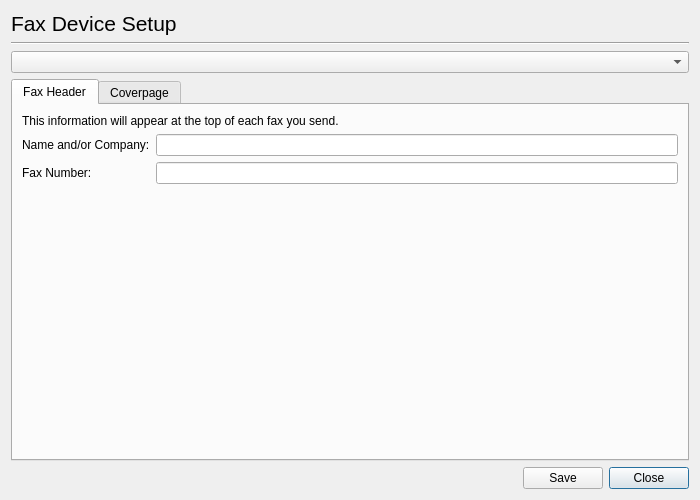
<?xml version="1.0" encoding="UTF-8"?>
<ui version="4.0">
 <class>Dialog</class>
 <widget class="QDialog" name="Dialog">
  <property name="geometry">
   <rect>
    <x>0</x>
    <y>0</y>
    <width>700</width>
    <height>500</height>
   </rect>
  </property>
  <property name="windowTitle">
   <string>HP Device Manager - Fax Device Setup</string>
  </property>
  <layout class="QGridLayout">
   <item row="0" column="0">
    <widget class="QLabel" name="label">
     <property name="font">
      <font>
       <pointsize>16</pointsize>
      </font>
     </property>
     <property name="text">
      <string>Fax Device Setup</string>
     </property>
    </widget>
   </item>
   <item row="1" column="0" colspan="3">
    <widget class="Line" name="line">
     <property name="orientation">
      <enum>Qt::Horizontal</enum>
     </property>
    </widget>
   </item>
   <item row="2" column="0" colspan="3">
    <widget class="DeviceUriComboBox" name="FaxComboBox"/>
   </item>
   <item row="3" column="0" colspan="3">
    <widget class="QTabWidget" name="tabWidget">
     <property name="currentIndex">
      <number>0</number>
     </property>
     <widget class="QWidget" name="tab">
      <attribute name="title">
       <string>Fax Header</string>
      </attribute>
      <layout class="QGridLayout">
       <item row="0" column="0" colspan="2">
        <widget class="QLabel" name="label_3">
         <property name="text">
          <string>This information will appear at the top of each fax you send.</string>
         </property>
        </widget>
       </item>
       <item row="1" column="0">
        <widget class="QLabel" name="label_2">
         <property name="text">
          <string>Name and/or Company:</string>
         </property>
        </widget>
       </item>
       <item row="1" column="1">
        <widget class="QLineEdit" name="NameCompanyLineEdit"/>
       </item>
       <item row="2" column="0">
        <widget class="QLabel" name="label_4">
         <property name="text">
          <string>Fax Number:</string>
         </property>
        </widget>
       </item>
       <item row="2" column="1">
        <widget class="QLineEdit" name="FaxNumberLineEdit"/>
       </item>
       <item row="3" column="1">
        <spacer>
         <property name="orientation">
          <enum>Qt::Vertical</enum>
         </property>
         <property name="sizeHint" stdset="0">
          <size>
           <width>20</width>
           <height>40</height>
          </size>
         </property>
        </spacer>
       </item>
      </layout>
     </widget>
     <widget class="QWidget" name="tab_2">
      <attribute name="title">
       <string>Coverpage</string>
      </attribute>
      <layout class="QGridLayout">
       <item row="0" column="0" colspan="2">
        <widget class="QLabel" name="label_5">
         <property name="text">
          <string>This information will appear on all coverpages.</string>
         </property>
        </widget>
       </item>
       <item row="1" column="0">
        <widget class="QLabel" name="label_6">
         <property name="text">
          <string>Voice Phone Number:</string>
         </property>
        </widget>
       </item>
       <item row="1" column="1">
        <widget class="QLineEdit" name="VoiceNumberLineEdit"/>
       </item>
       <item row="2" column="0">
        <widget class="QLabel" name="label_7">
         <property name="text">
          <string>Email Address:</string>
         </property>
        </widget>
       </item>
       <item row="2" column="1">
        <widget class="QLineEdit" name="EmailLineEdit"/>
       </item>
       <item row="3" column="1">
        <spacer>
         <property name="orientation">
          <enum>Qt::Vertical</enum>
         </property>
         <property name="sizeHint" stdset="0">
          <size>
           <width>20</width>
           <height>131</height>
          </size>
         </property>
        </spacer>
       </item>
      </layout>
     </widget>
    </widget>
   </item>
   <item row="4" column="0">
    <spacer>
     <property name="orientation">
      <enum>Qt::Horizontal</enum>
     </property>
     <property name="sizeHint" stdset="0">
      <size>
       <width>371</width>
       <height>20</height>
      </size>
     </property>
    </spacer>
   </item>
   <item row="4" column="2">
    <widget class="QPushButton" name="CancelButton">
     <property name="text">
      <string>Close</string>
     </property>
    </widget>
   </item>
   <item row="4" column="1">
    <widget class="QPushButton" name="pushButton">
     <property name="text">
      <string>Save</string>
     </property>
    </widget>
   </item>
  </layout>
 </widget>
 <customwidgets>
  <customwidget>
   <class>DeviceUriComboBox</class>
   <extends>QComboBox</extends>
   <header>deviceuricombobox.h</header>
  </customwidget>
 </customwidgets>
 <resources/>
 <connections/>
</ui>
